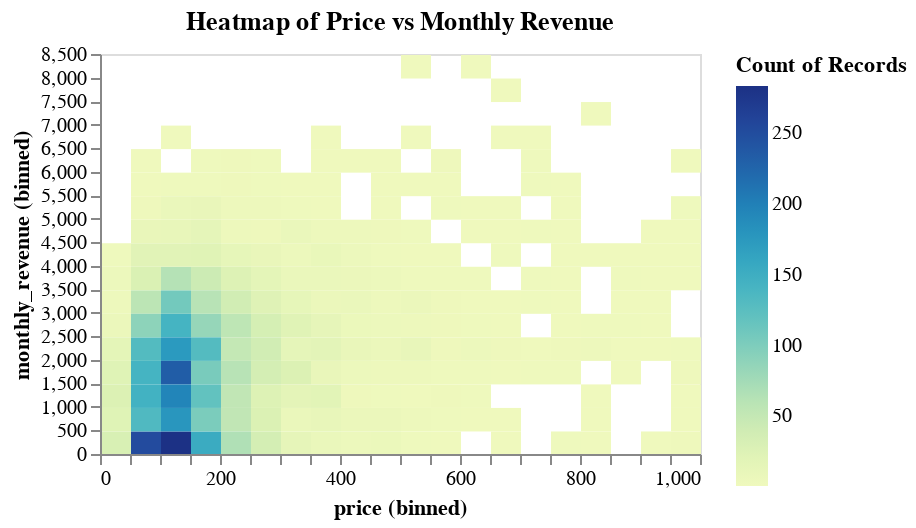

The notebook cell saved with this chart:
### Code cell
heatmap = alt.Chart(low_price_data).mark_rect().encode(
    x=alt.X('price:Q', bin=alt.Bin(maxbins=30)),  # Binned price values
    y=alt.Y('monthly_revenue:Q', bin=alt.Bin(maxbins=30)),  # Binned monthly revenue values
    color='count():Q',  # Color by the count of points in each bin  # Display binned price, monthly revenue, and count
).properties(
    title='Heatmap of Price vs Monthly Revenue',
    width=300,
    height=200
)

heatmap

### Figure 1 — Vega specification as saved in the notebook (floating-point values rounded to 4 significant figures; data arrays with more than 128 entries replaced by an {"elided": "..."} marker saying what was removed)
{"$schema": "https://vega.github.io/schema/vega/v5.json", "data": [{"name": "source_0", "values": {"elided": "218 records"}}, {"name": "source_0_color_domain___count", "values": [{"min": 1, "max": 283}]}], "signals": [{"name": "bin_maxbins_30_monthly_revenue_bins", "value": {"fields": ["monthly_revenue"], "fname": "bin_monthly_revenue", "start": 0.0, "step": 500.0, "stop": 8500.0}}, {"name": "bin_maxbins_30_price_bins", "value": {"fields": ["price"], "fname": "bin_price", "start": 0.0, "step": 50.0, "stop": 1000.0}}], "marks": [{"type": "rect", "name": "marks", "from": {"data": "source_0"}, "encode": {"update": {"x": {"field": "bin_maxbins_30_price_end", "scale": "x", "offset": {"signal": "0.5 + (abs(scale(\"x\", datum[\"bin_maxbins_30_price_end\"]) - scale(\"x\", datum[\"bin_maxbins_30_price\"])) < 0.25 ? 0.5 * (0.25 - (abs(scale(\"x\", datum[\"bin_maxbins_30_price_end\"]) - scale(\"x\", datum[\"bin_maxbins_30_price\"])))) : 0)"}}, "y": {"field": "bin_maxbins_30_monthly_revenue_end", "scale": "y", "offset": {"signal": "0.5 + (abs(scale(\"y\", datum[\"bin_maxbins_30_monthly_revenue_end\"]) - scale(\"y\", datum[\"bin_maxbins_30_monthly_revenue\"])) < 0.25 ? -0.5 * (0.25 - (abs(scale(\"y\", datum[\"bin_maxbins_30_monthly_revenue_end\"]) - scale(\"y\", datum[\"bin_maxbins_30_monthly_revenue\"])))) : 0)"}}, "y2": {"field": "bin_maxbins_30_monthly_revenue", "scale": "y", "offset": {"signal": "0.5 + (abs(scale(\"y\", datum[\"bin_maxbins_30_monthly_revenue_end\"]) - scale(\"y\", datum[\"bin_maxbins_30_monthly_revenue\"])) < 0.25 ? 0.5 * (0.25 - (abs(scale(\"y\", datum[\"bin_maxbins_30_monthly_revenue_end\"]) - scale(\"y\", datum[\"bin_maxbins_30_monthly_revenue\"])))) : 0)"}}, "fill": {"field": "__count", "scale": "color"}, "x2": {"field": "bin_maxbins_30_price", "scale": "x", "offset": {"signal": "0.5 + (abs(scale(\"x\", datum[\"bin_maxbins_30_price_end\"]) - scale(\"x\", datum[\"bin_maxbins_30_price\"])) < 0.25 ? -0.5 * (0.25 - (abs(scale(\"x\", datum[\"bin_maxbins_30_price_end\"]) - scale(\"x\", datum[\"bin_maxbins_30_price\"])))) : 0)"}}}}, "style": ["rect"]}], "scales": [{"name": "x", "type": "linear", "domain": {"signal": "[bin_maxbins_30_price_bins.start, bin_maxbins_30_price_bins.stop]"}, "range": [0, {"signal": "width"}], "bins": {"signal": "bin_maxbins_30_price_bins"}, "zero": false}, {"name": "y", "type": "linear", "domain": {"signal": "[bin_maxbins_30_monthly_revenue_bins.start, bin_maxbins_30_monthly_revenue_bins.stop]"}, "range": [{"signal": "height"}, 0], "bins": {"signal": "bin_maxbins_30_monthly_revenue_bins"}, "zero": false}, {"name": "color", "type": "linear", "domain": [{"signal": "(data(\"source_0_color_domain___count\")[0] || {}).min"}, {"signal": "(data(\"source_0_color_domain___count\")[0] || {}).max"}], "range": "heatmap", "zero": false, "interpolate": "hcl"}], "axes": [{"scale": "x", "title": "price (binned)", "labelFlush": true, "orient": "bottom", "labelOverlap": true, "tickCount": {"signal": "ceil(width/10)"}, "zindex": 1, "grid": false}, {"scale": "y", "grid": false, "orient": "left", "title": "monthly_revenue (binned)", "tickCount": {"signal": "ceil(height/10)"}, "zindex": 1, "labelOverlap": true}], "title": {"text": "Heatmap of Price vs Monthly Revenue", "frame": "group"}, "style": "cell", "legends": [{"fill": "color", "gradientLength": {"signal": "clamp(height, 64, 200)"}, "title": "Count of Records"}], "height": 200, "background": "white", "padding": 5, "width": 300}
